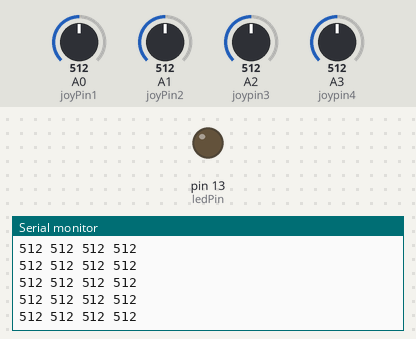
The sketch below on a simulated Arduino Uno, built with avr-gcc and run on an emulated ATmega328P. Parts: output pins drawn as LEDs (lit = HIGH), the last lines printed to the serial monitor. Inputs (shaded band) come from the test bench; at power-on: A0 (joyPin1) = 512, A1 (joyPin2) = 512, A2 (joypin3) = 512, A3 (joypin4) = 512. No radio packets arrive unless stated.

Above: at 1.2 s.
1.3 s: A0 (joyPin1) set to 105
At 2.3 s:
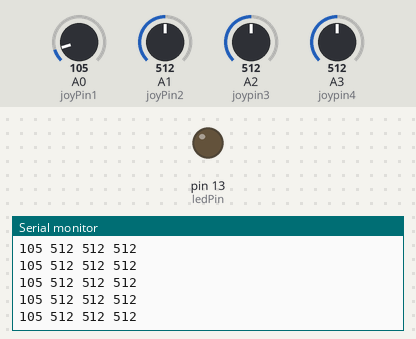
2.8 s: A0 (joyPin1) set to 95
At 3.9 s:
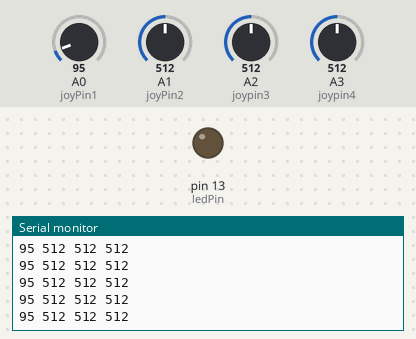
Timing chart, 0 to 5.8 s (numbered marks = the images above; inputs shaded):
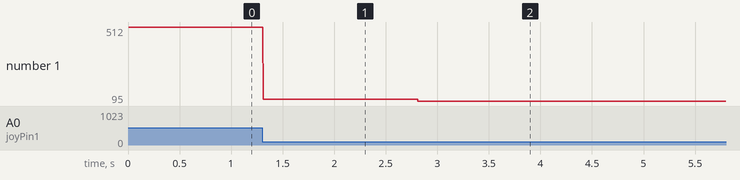

Measured:
- after the input at 1.3 s, the serial monitor: prints a new line at once (image 1)
- after the input at 2.8 s, the serial monitor: prints a new line at once (image 2)
- plotted number 1: 512 → 105 after the input at 1.3 s, 105 → 95 after the input at 2.8 s

The sketch:

Transmitter.ino
```cpp
#include <nRF24L01.h>
#include <printf.h>
#include <RF24.h>
#include <RF24_config.h>
#include <SPI.h>

long int joystick[4];
RF24 radio(7,8);

int ledPin = 13;
int joyPin1 = 0;      //ROLL
int joyPin2 = 1;      //PITCH
int joypin3 = 2;      //THROTTLE
int joypin4 = 3;      //YAW

// long int map10(long int a)
//{
//  long int near10;
//  int d;
//  if(a != 1023)
//  {
//    d = (a/100);
//    near10 = d*100;
//  }
//  else
//      near10=1023;
//  a=near10;
//
//  return a;
//
//}

const uint64_t pipes[2] = { 0xF0F0F0F0E1LL, 0xF0F0F0F0D2LL };

void setup()
{
  Serial.begin(57600);
  pinMode(ledPin, OUTPUT);              // initializes digital pins 0 to 7 as outputs

  radio.begin();
  radio.setRetries(15,15);
  radio.openReadingPipe(1,pipes[1]);
  radio.startListening();
  radio.printDetails();
  radio.openWritingPipe(pipes[0]);
  radio.openReadingPipe(1,pipes[1]);
  radio.stopListening();
}


void loop(void)
{
  joystick[0] = analogRead(joyPin1);
  joystick[1] = analogRead(joyPin2);
  joystick[2]=analogRead(joypin3);
  joystick[3]=analogRead(joypin4);

  Serial.print(joystick[0]);
  Serial.print(" ");
  Serial.print(joystick[1]);
  Serial.print(" ");
  Serial.print(joystick[2]);
  Serial.print(" ");
  Serial.println(joystick[3]);

  radio.stopListening();
  radio.write(&joystick,sizeof(joystick));

  radio.startListening();

}
```
